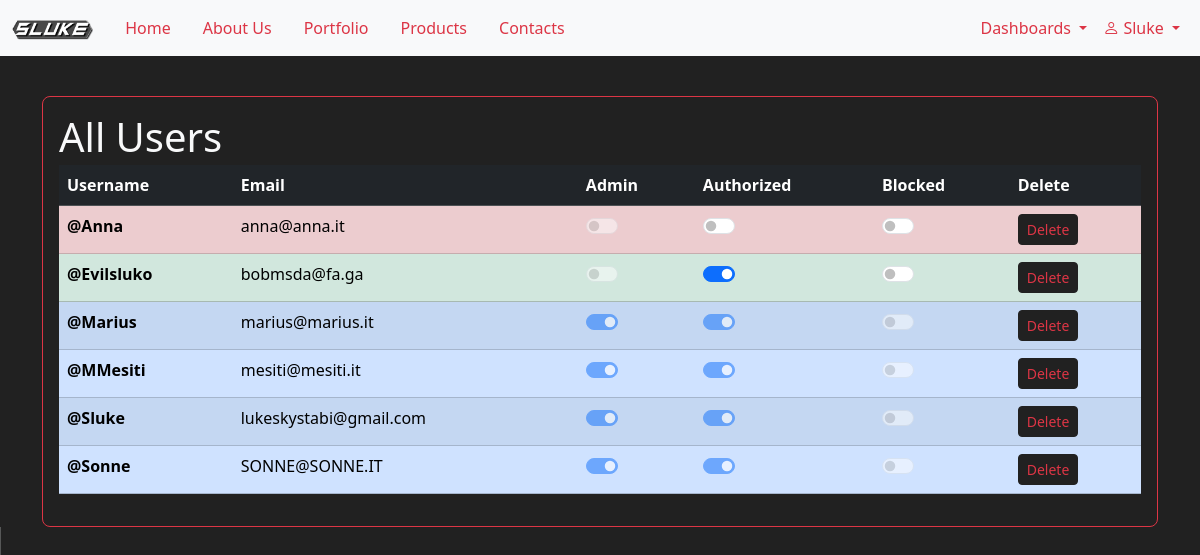
The app's page /FRONTEND/admindashboard.php (signed in) with its own data.
### tables this page shows
CREATE TABLE `user` (
  `username` varchar(20) NOT NULL,
  `mail` varchar(255) NOT NULL,
  `pwd` varchar(255) NOT NULL,
  `admin` tinyint(1) NOT NULL DEFAULT 0,
  `authorized` tinyint(1) NOT NULL DEFAULT 0,
  `blocked` tinyint(1) NOT NULL DEFAULT 0
);

### FRONTEND/admindashboard.php (the view, shortened to what this page needs)
<!DOCTYPE html>
<html>
<head>
    <link rel="stylesheet" href="https://cdn.jsdelivr.net/npm/bootstrap-icons@1.11.3/font/bootstrap-icons.min.css">
    <link href="https://cdn.jsdelivr.net/npm/bootstrap@5.3.3/dist/css/bootstrap.min.css" rel="stylesheet">
    <link rel="stylesheet" href="../CSS/style.css">
    <link rel="stylesheet" href="../CSS/extra.css">
</head>
<body class="bg-dark text-light  mt-5 pt-5">
    <nav id="navbar" class="navbar navbar-expand-lg navbar-primary bg-light fixed-top">
        <div class="container-fluid justify-content-center">
            <a class="navbar-brand" href="../index.php#home">
                <img src="../IMG/LOGO_NEW-crop.png" alt="" height="20">
            </a>
            <div class="collapse navbar-collapse col-lg-10" id="navbarSupportedContent">
                <ul class="nav nav-pills text-center me-auto flex-column flex-lg-row">
                    <li class="nav-item mt-2 mt-md-0">
                        <a class="nav-link text-primary" aria-current="page" href="../index.php#home">Home</a>
                    </li>
                    <li class="nav-item">
                        <a class="nav-link text-primary" href="../index.php#aboutus">About Us</a>
                    </li>
                    <li class="nav-item">
                        <a class="nav-link text-primary" href="../index.php#portfolio">Portfolio</a>
                    </li>
                    <li class="nav-item">
                        <a class="nav-link  text-primary" href="./products.php">Products</a>
                    </li>
                    <li class="nav-item">
                        <a class="nav-link text-primary" href="../index.php#social">Contacts</a>
                    </li>
                </ul>
                <ul class="navbar-nav ms-auto">
                    <?php
                    switch (true) {
                        case isset($_SESSION['admin']):
                            echo '
                            <li class="nav-item dropdown">
                            <a class="nav-link dropdown-toggle text-primary" href="#" role="button" data-bs-toggle="dropdown" aria-expanded="false">
                                Dashboards
                            </a>
                            <ul class="dropdown-menu">
                                <li class="nav-item"> <a class="nav-link text-primary" href="./productdashboard.php"> Product Dashboard
                                </a>
                            </li>
                                <li class="nav-item"> <a class="nav-link text-primary" href="./admindashboard.php"> Admin Dashboard
                                </a>
                            </li>
                            </ul>
                            </li>
                            ';
                        case isset($_SESSION['username']):
                            echo '<li class="nav-item dropdown"> <a class="nav-link dropdown-toggle text-primary" href="#" role="button" data-bs-toggle="dropdown" aria-expanded="false"><i class="bi bi-person"></i>
                            ' . $_SESSION['username'] . '
                                        </a>
                                         <ul class="dropdown-menu">
                                    </li>
                                    <li class="nav-item"><a class="nav-link text-primary" href="../BACKEND/logout.php">Log out</a>
                                    </li>
                                    </ul>
                                    </li>
                                    ';
                            break;
                    }
                    ?>
            </div>
        </div>
    </nav>
    <div class="container">
        <div class="table-responsive border border-primary rounded-3 p-3">
            <h1 class="mb-1">All Users</h1>
            <table class="table table-dark  table-striped table-hover rounded-3">
                <thead>
                    <tr>
                        <th scope="col">Username</th>
                        <th scope="col">Email</th>
                        <th scope="col">Admin</th>
                        <th scope="col">Authorized</th>
                        <th scope="col">Blocked</th>
                        <th scope="col">Delete</th>
                    </tr>
                </thead>
                <tbody>
                    <?php
                    $conn = dbConnect($_SESSION['username'], $_SESSION['pwd']);
                    $stmt = $conn->prepare('SELECT * FROM user');
                    if ($stmt->execute()) {
                        $result = $stmt->get_result();
                        $i = 1;
                        if ($result->num_rows > 0) {
                            while ($row = $result->fetch_array(MYSQLI_ASSOC)) {
                                switch (true) {
                                    case $row['admin']:
                                        echo '<tr class="table-primary">';
                                        break;
                                    case $row['authorized']:
                                        echo '<tr class="table-success">';
                                        break;
                                    default:
                                        echo '<tr class="table-danger">';
                                        break;
                                }
                                echo '  <th scope="row">@' . $row['username'] . '</th>
                                <td>' . $row['mail'] . '</td>
                                <td> <div class="form-check form-switch"><input class="form-check-input" name="adm' . $i . '" type="checkbox" disabled ';
                                if ($row['admin']) {
                                    echo 'checked';
                                }
                                echo
                                '></div></td>
                                <td><div class="form-check form-switch">
                                <input class="form-check-input" name="all' . $i . '" type="checkbox" ';
                                if ($row['authorized']) {
                                    echo 'checked onclick="updateUserStatus(\'' . $row['username'] . '\', \'unauthorize\')"';
                                    if ($row['admin']) {
                                        echo ' disabled';
                                    }
                                } else {
                                    echo 'onclick="updateUserStatus(\'' . $row['username'] . '\', \'authorize\')"';
                                }
                                echo '></div></td>';
                                echo '<td><div class="form-check form-switch">
                                <input class="form-check-input" name="all' . $i . '" type="checkbox"';
                                if ($row['blocked']) {
                                    echo 'checked onclick="updateUserStatus(\'' . $row['username'] . '\', \'unblock\')"';
                                } else {
                                    echo 'onclick="updateUserStatus(\'' . $row['username'] . '\', \'block\')"';
                                    if ($row['admin']) {
                                        echo ' disabled';
                                    }
                                }
                                echo '></td><td>
                            <button class="btn text-danger btn-dark btn-sm" onclick="updateUserStatus(\'';
                                echo $row['username'] . '\', \'delete\')">Delete</button></td> </tr>';
                                $i++;
                            }
                        } else {
                            echo "You do not belong here!";
                            return false;
                        }
                    } else {
                        echo "Error in the connection phase";
                        return false;
                    }
                    ?>
                </tbody>
            </table>
        </div>
    </div>
    <div class="d-flex" style="height: 100px;">
    </div>
</body>
</html>

### CSS/extra.css (style rules this page uses)
body { overflow-x: hidden; }
.navbar-brand img { transition: transform 0.3s ease; }
.nav-link { transition: transform 0.3s ease, background-color 0.3s ease, color 0.3s ease, width 0.3s ease, left 0.3s ease; }
.btn { transition: transform 0.3s ease; }
a { transition: transform 0.3s ease; }

### records on screen
user: username "Anna", mail "anna@anna.it"
user: username "Evilsluko", mail "bobmsda@fa.ga", admin "☑"
user: username "Marius", mail "marius@marius.it", admin "☑"
user: username "MMesiti", mail "mesiti@mesiti.it", admin "☑"
user: username "Sluke", mail "lukeskystabi@gmail.com", admin "☑"
user: username "Sonne", mail "SONNE@SONNE.IT", admin "☑"

### other values on screen
$_SESSION['username'] "Sluke"
